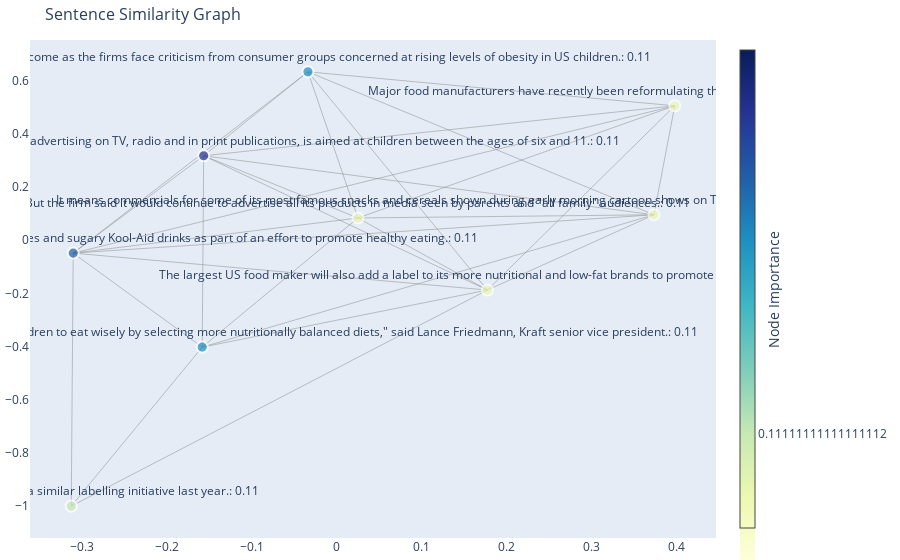

Source (notebook cell):
### Code cell
doc = df[df.labels == "business"]["text"].sample(random_state=110)

summary = generate_summary(doc.iloc[0].split("\n", 1)[1], top_n=5)
print("Summary:")
print(summary)
print()
print("Original TItle: ")
print(doc.iloc[0].split("\n", 1)[0])

### Figure 1 — Plotly figure (JSON) as saved in the notebook; plotly's stock layout.template omitted (floating-point values rounded to 4 significant figures)
{"data": [{"hoverinfo": "none", "line": {"color": "#888", "width": 0.5}, "mode": "lines", "type": "scatter", "x": [-0.3106, 0.1772, null, -0.3106, -0.3129, null, -0.3106, -0.03414, null, -0.3106, 0.3978, null, -0.3106, -0.1569, null, -0.3106, 0.3733, null, -0.3106, 0.02473, null, -0.3106, -0.1586, null, 0.1772, -0.3129, null, 0.1772, -0.03414, null, 0.1772, 0.3978, null, 0.1772, -0.1569, null, 0.1772, 0.3733, null, 0.1772, 0.02473, null, 0.1772, -0.1586, null, -0.3129, -0.1586, null, -0.03414, 0.3978, null, -0.03414, -0.1569, null, -0.03414, 0.3733, null, -0.03414, 0.02473, null, 0.3978, -0.1569, null, 0.3978, 0.3733, null, 0.3978, 0.02473, null, -0.1569, 0.3733, null, -0.1569, 0.02473, null, -0.1569, -0.1586, null, 0.3733, 0.02473, null, 0.3733, -0.1586, null, 0.02473, -0.1586, null], "y": [-0.04822, -0.1872, null, -0.04822, -1, null, -0.04822, 0.6336, null, -0.04822, 0.5059, null, -0.04822, 0.318, null, -0.04822, 0.09592, null, -0.04822, 0.08393, null, -0.04822, -0.4019, null, -0.1872, -1, null, -0.1872, 0.6336, null, -0.1872, 0.5059, null, -0.1872, 0.318, null, -0.1872, 0.09592, null, -0.1872, 0.08393, null, -0.1872, -0.4019, null, -1, -0.4019, null, 0.6336, 0.5059, null, 0.6336, 0.318, null, 0.6336, 0.09592, null, 0.6336, 0.08393, null, 0.5059, 0.318, null, 0.5059, 0.09592, null, 0.5059, 0.08393, null, 0.318, 0.09592, null, 0.318, 0.08393, null, 0.318, -0.4019, null, 0.09592, 0.08393, null, 0.09592, -0.4019, null, 0.08393, -0.4019, null]}, {"hoverinfo": "text", "marker": {"color": [0.1111, 0.1111, 0.1111, 0.1111, 0.1111, 0.1111, 0.1111, 0.1111, 0.1111], "colorbar": {"thickness": 15, "title": {"side": "right", "text": "Node Importance"}, "xanchor": "left"}, "colorscale": [[0, "rgb(255,255,217)"], [0.125, "rgb(237,248,177)"], [0.25, "rgb(199,233,180)"], [0.375, "rgb(127,205,187)"], [0.5, "rgb(65,182,196)"], [0.625, "rgb(29,145,192)"], [0.75, "rgb(34,94,168)"], [0.875, "rgb(37,52,148)"], [1, "rgb(8,29,88)"]], "line": {"width": 2}, "showscale": true, "size": [11.11, 11.11, 11.11, 11.11, 11.11, 11.11, 11.11, 11.11, 11.11]}, "mode": "markers+text", "text": ["\nKraft plans to cut back on advertising of products like Oreo cookies and sugary Kool-Aid drinks as part of an effort to promote healthy eating.: 0.11", "The largest US food maker will also add a label to its more nutritional and low-fat brands to promote the benefits.: 0.11", "Kraft rival PepsiCo began a similar labelling initiative last year.: 0.11", "The moves come as the firms face criticism from consumer groups concerned at rising levels of obesity in US children.: 0.11", "Major food manufacturers have recently been reformulating the content of some calorie-heavy products.: 0.11", "Kraft's new advertising policy, which covers advertising on TV, radio and in print publications, is aimed at children between the ages of six and 11.: 0.11", "It means commercials for some of its most famous snacks and cereals shown during early morning cartoon shows on TV will now be replaced by food and drink qualifying for Kraft's new \"Sensible Solution\" label.: 0.11", "But the firm said it would continue to advertise all its products in media seen by parents and \"all family\" audiences.: 0.11", "\"We're working on ways to encourage both adults and children to eat wisely by selecting more nutritionally balanced diets,\" said Lance Friedmann, Kraft senior vice president.: 0.11"], "textposition": "top center", "type": "scatter", "x": [-0.3106, 0.1772, -0.3129, -0.03414, 0.3978, -0.1569, 0.3733, 0.02473, -0.1586], "y": [-0.04822, -0.1872, -1, 0.6336, 0.5059, 0.318, 0.09592, 0.08393, -0.4019]}], "layout": {"annotations": [{"showarrow": false, "text": "", "xref": "paper", "yref": "paper"}], "hovermode": "closest", "margin": {"b": 20, "l": 5, "r": 5, "t": 40}, "showlegend": false, "title": {"font": {"size": 16}, "text": "Sentence Similarity Graph"}, "xaxis": {"showgrid": false, "zeroline": false}, "yaxis": {"showgrid": false, "zeroline": false}}}
